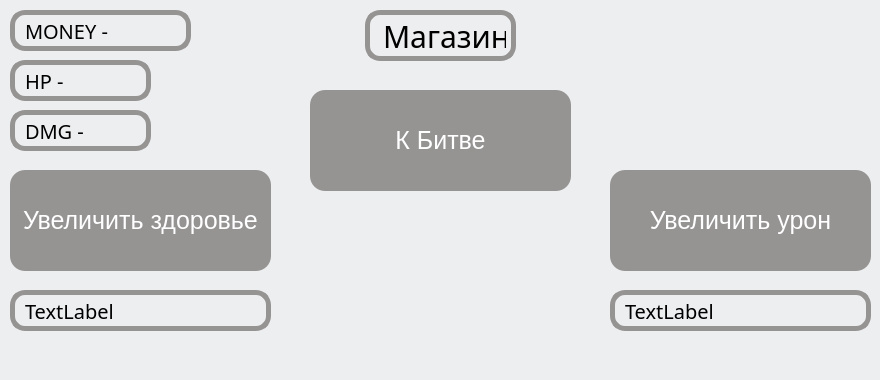
<?xml version="1.0" encoding="UTF-8"?>
<ui version="4.0">
 <class>Shop_EasyMode</class>
 <widget class="QMainWindow" name="Shop_EasyMode">
  <property name="geometry">
   <rect>
    <x>0</x>
    <y>0</y>
    <width>880</width>
    <height>380</height>
   </rect>
  </property>
  <property name="windowTitle">
   <string>Shop_EasyMode</string>
  </property>
  <property name="styleSheet">
   <string notr="true">background-color: #edeef0</string>
  </property>
  <widget class="QWidget" name="centralwidget">
   <widget class="QLabel" name="label">
    <property name="geometry">
     <rect>
      <x>365</x>
      <y>10</y>
      <width>151</width>
      <height>51</height>
     </rect>
    </property>
    <property name="styleSheet">
     <string notr="true">QLabel{
font-family: Areal;
padding: 5px;
border: 5px solid #969393;
border-radius: 15px;
font-size: 30px;
}</string>
    </property>
    <property name="text">
     <string>Магазин</string>
    </property>
   </widget>
   <widget class="QPushButton" name="pushButton">
    <property name="geometry">
     <rect>
      <x>10</x>
      <y>170</y>
      <width>261</width>
      <height>101</height>
     </rect>
    </property>
    <property name="styleSheet">
     <string notr="true">QPushButton{
border-radius: 15px;
font-size: 25px;
color: white;
background-color: #969393;
}

QPushButton:hover{
background-color: #878484;
}

QPushButton:pressed{
font-size: 23px;
}
</string>
    </property>
    <property name="text">
     <string>Увеличить здоровье</string>
    </property>
   </widget>
   <widget class="QPushButton" name="pushButton_2">
    <property name="geometry">
     <rect>
      <x>310</x>
      <y>90</y>
      <width>261</width>
      <height>101</height>
     </rect>
    </property>
    <property name="styleSheet">
     <string notr="true">QPushButton{
border-radius: 15px;
font-size: 25px;
color: white;
background-color: #969393;
}

QPushButton:hover{
background-color: #878484;
}
QPushButton:pressed{
font-size: 23px;
}
</string>
    </property>
    <property name="text">
     <string>К Битве</string>
    </property>
   </widget>
   <widget class="QPushButton" name="pushButton_3">
    <property name="geometry">
     <rect>
      <x>610</x>
      <y>170</y>
      <width>261</width>
      <height>101</height>
     </rect>
    </property>
    <property name="styleSheet">
     <string notr="true">QPushButton{
border-radius: 15px;
font-size: 25px;
color: white;
background-color: #969393;
}

QPushButton:hover{
background-color: #878484;
}
QPushButton:pressed{
font-size: 23px;
}
</string>
    </property>
    <property name="text">
     <string>Увеличить урон</string>
    </property>
   </widget>
   <widget class="QLabel" name="label_money">
    <property name="geometry">
     <rect>
      <x>10</x>
      <y>10</y>
      <width>181</width>
      <height>41</height>
     </rect>
    </property>
    <property name="styleSheet">
     <string notr="true">QLabel{
font-family: Areal;
padding: 5px;
border: 5px solid #969393;
border-radius: 15px;
font-size: 20px;
}</string>
    </property>
    <property name="text">
     <string>MONEY - </string>
    </property>
   </widget>
   <widget class="QLabel" name="label_hp">
    <property name="geometry">
     <rect>
      <x>10</x>
      <y>60</y>
      <width>141</width>
      <height>41</height>
     </rect>
    </property>
    <property name="styleSheet">
     <string notr="true">QLabel{
font-family: Areal;
padding: 5px;
border: 5px solid #969393;
border-radius: 15px;
font-size: 20px;
}</string>
    </property>
    <property name="text">
     <string>HP -</string>
    </property>
   </widget>
   <widget class="QLabel" name="label_dmg">
    <property name="geometry">
     <rect>
      <x>10</x>
      <y>110</y>
      <width>141</width>
      <height>41</height>
     </rect>
    </property>
    <property name="styleSheet">
     <string notr="true">QLabel{
font-family: Areal;
padding: 5px;
border: 5px solid #969393;
border-radius: 15px;
font-size: 20px;
}</string>
    </property>
    <property name="text">
     <string>DMG -</string>
    </property>
   </widget>
   <widget class="QLabel" name="label_pay_1">
    <property name="geometry">
     <rect>
      <x>10</x>
      <y>290</y>
      <width>261</width>
      <height>41</height>
     </rect>
    </property>
    <property name="styleSheet">
     <string notr="true">QLabel{
font-family: Areal;
padding: 5px;
border: 5px solid #969393;
border-radius: 15px;
font-size: 20px;
}</string>
    </property>
    <property name="text">
     <string>TextLabel</string>
    </property>
   </widget>
   <widget class="QLabel" name="label_pay_2">
    <property name="geometry">
     <rect>
      <x>610</x>
      <y>290</y>
      <width>261</width>
      <height>41</height>
     </rect>
    </property>
    <property name="styleSheet">
     <string notr="true">QLabel{
font-family: Areal;
padding: 5px;
border: 5px solid #969393;
border-radius: 15px;
font-size: 20px;
}</string>
    </property>
    <property name="text">
     <string>TextLabel</string>
    </property>
   </widget>
  </widget>
  <widget class="QMenuBar" name="menubar">
   <property name="geometry">
    <rect>
     <x>0</x>
     <y>0</y>
     <width>880</width>
     <height>21</height>
    </rect>
   </property>
  </widget>
  <widget class="QStatusBar" name="statusbar"/>
 </widget>
 <resources/>
 <connections/>
</ui>
